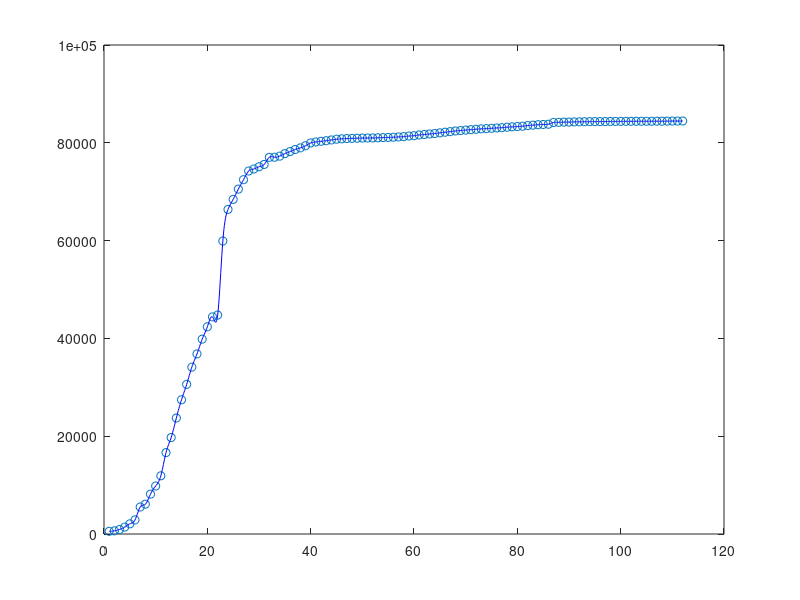

The MATLAB source for this figure:
x=1:112;
y=[549	644	923	1409	2079	2882	5517	6095	8150	9812	11901	16640	19726	23718	27451	30603	34126	36831	39847	42372	44404	44777	59913	66376	68431	70533	72456	74233	74642	75101	75576	77027	77050	77271	77785	78198	78632	78962	79395	79972	80177	80303	80428	80581	80735	80815	80868	80905	80934	80969	80981	80995	81030	81062	81100	81135	81202	81264	81385	81458	81604	81693	81806	81896	82034	82164	82282	82420	82504	82601	82690	82771	82859	82898	82965	83038	83094	83188	83263	83323	83399	83522	83606	83699	83751	83798	84155	84185	84225	84239	84278	84294	84311	84327	84338	84341	84347	84369	84373	84385	84388	84391	84400	84404	84406	84409	84415	84416	84430	84450	84451	84458
];
cx=1:0.1:112;
y1=interp1(x,y,cx,'spline');
plot(x,y,'o',cx,y1,'-b');